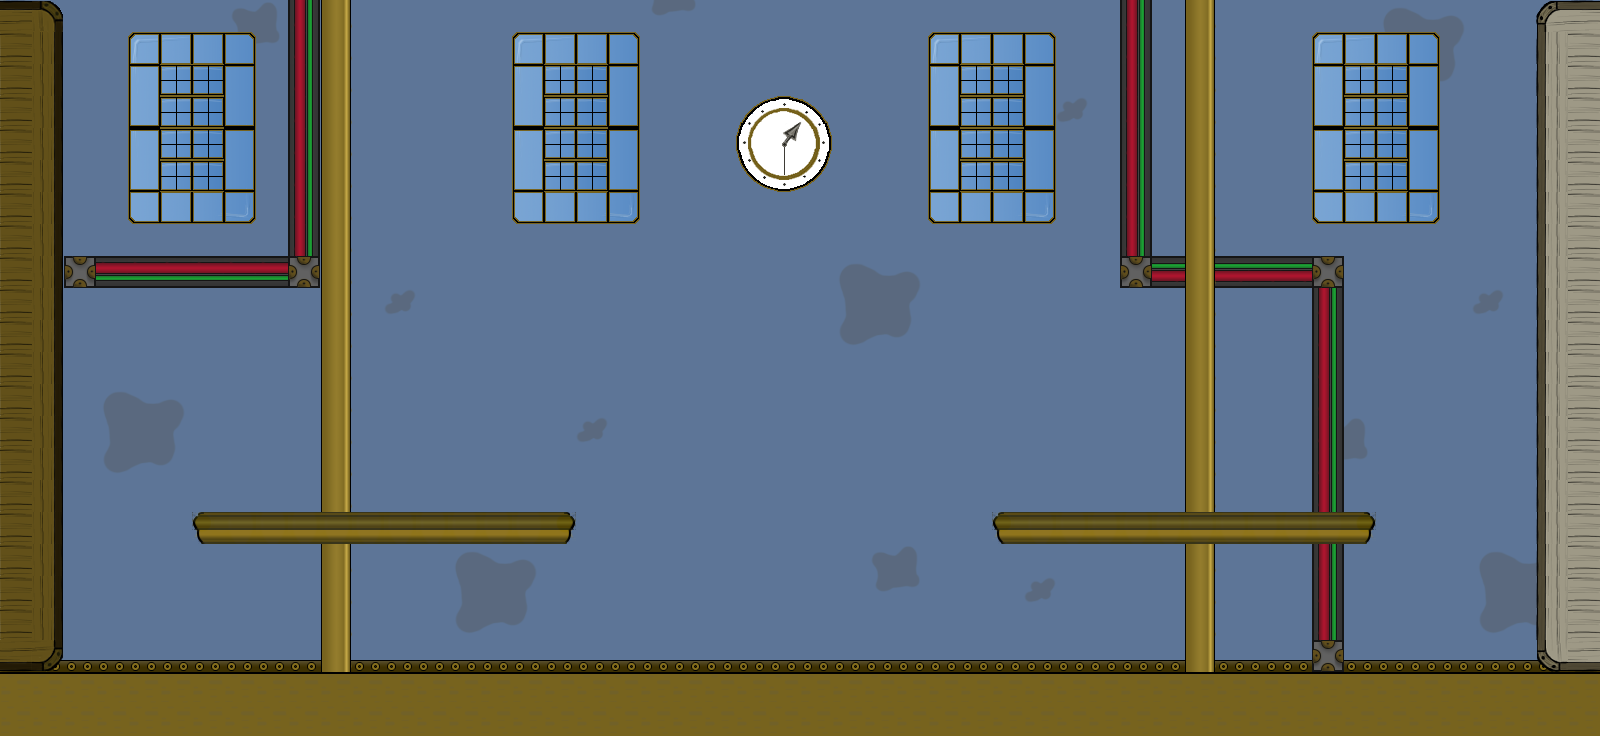

Tiled map render using the project's own tile images. Description and the map definition, with tile-layer contents summarised, below:
An orthogonal 50x23 tile map with 32x32 px tiles, 4 tile layers (Capa de Patrones 1, Capa de patrones 15, Capa de patrones 3, ...), 11 hidden layers not drawn, 10 tilesets and 11 objects.

<map version="1.2" tiledversion="1.2.2" orientation="orthogonal" renderorder="right-down" width="50" height="23" tilewidth="32" tileheight="32" infinite="0" nextlayerid="24" nextobjectid="12">
 <tileset firstgid="1" name="Fondos" tilewidth="32" tileheight="32" tilecount="6" columns="6">
  <image source="../../colorespng.png" width="192" height="32" />
 </tileset>
 <tileset firstgid="7" name="Remaches" tilewidth="32" tileheight="32" tilecount="27" columns="9">
  <image source="../Escenografia/Remaches.png" width="288" height="96" />
 </tileset>
 <tileset firstgid="34" name="Fondos2" tilewidth="32" tileheight="32" tilecount="18" columns="6">
  <image source="../Escenografia/fondos2.png" width="192" height="96" />
 </tileset>
 <tileset firstgid="52" name="Cables" tilewidth="32" tileheight="32" tilecount="7" columns="7">
  <image source="../Escenografia/Cables.png" width="224" height="32" />
 </tileset>
 <tileset firstgid="59" name="Pltaformas" tilewidth="32" tileheight="32" tilecount="3" columns="3">
  <image source="plataforma.png" width="96" height="32" />
 </tileset>
 <tileset firstgid="62" name="Pisos" tilewidth="32" tileheight="32" tilecount="18" columns="6">
  <image source="../Escenografia/pisos.png" width="192" height="96" />
 </tileset>
 <tileset firstgid="80" name="VentanaR" tilewidth="32" tileheight="32" tilecount="4" columns="4">
  <image source="../../ventanaR.png" width="128" height="32" />
 </tileset>
 <tileset firstgid="84" name="VentanaC" tilewidth="32" tileheight="32" tilecount="16" columns="4">
  <image source="../../ventadaC.png" width="128" height="128" />
 </tileset>
 <tileset firstgid="100" name="Tuberias" tilewidth="32" tileheight="32" tilecount="8" columns="8">
  <image source="../Escenografia/tuberias.png" width="256" height="32" />
 </tileset>
 <tileset firstgid="108" name="Reloj1" tilewidth="32" tileheight="32" tilecount="9" columns="3">
  <image source="../../reloj.png" width="96" height="96" />
 </tileset>
 <group id="10" name="Fondo 4" visible="0">
  <layer id="11" name="Capa de patrones 4" width="50" height="23">
   <data>[1150 cells, 1150 non-empty, 7 distinct tile ids]</data>
  </layer>
  <layer id="12" name="Capa de patrones 6" width="50" height="23">
   <data>[1150 cells, 135 non-empty, 21 distinct tile ids]</data>
  </layer>
  <layer id="13" name="Capa de patrones 5" width="50" height="23">
   <data>[1150 cells, 155 non-empty, 37 distinct tile ids]</data>
  </layer>
  <layer id="14" name="Capa de patrones 7" width="50" height="23">
   <data>[1150 cells, 124 non-empty, 5 distinct tile ids]</data>
  </layer>
  <objectgroup id="20" name="Capa de Objetos 1">
   <object id="1" x="224" y="288" width="384" height="32" />
   <object id="2" x="928" y="480" width="384" height="32" />
   <object id="3" x="1472" y="832" />
  </objectgroup>
 </group>
 <group id="15" name="Fondo 3">
  <layer id="16" name="Capa de Patrones 1" width="50" height="23">
   <data>[1150 cells, 1150 non-empty, 4 distinct tile ids]</data>
  </layer>
  <layer id="19" name="Capa de patrones 15" width="50" height="23">
   <data>[1150 cells, 42 non-empty, 15 distinct tile ids]</data>
  </layer>
  <layer id="17" width="50" height="23">
   <data>[1150 cells, 310 non-empty, 49 distinct tile ids]</data>
  </layer>
  <layer id="18" name="Capa de patrones 3" width="50" height="23">
   <data>[1150 cells, 36 non-empty, 9 distinct tile ids]</data>
  </layer>
  <objectgroup id="21" name="Capa de Objetos 2">
   <object id="4" x="192" y="512" width="384" height="32" />
   <object id="5" x="992" y="512" width="384" height="32" />
  </objectgroup>
 </group>
 <group id="5" name="Fondo 2" visible="0">
  <layer id="6" name="Capa de patrones 4" width="50" height="23">
   <data>[1150 cells, 1150 non-empty, 3 distinct tile ids]</data>
  </layer>
  <layer id="8" name="Capa de patrones 6" width="50" height="23">
   <data>[1150 cells, 83 non-empty, 13 distinct tile ids]</data>
  </layer>
  <layer id="7" name="Capa de patrones 5" width="50" height="23">
   <data>[1150 cells, 274 non-empty, 48 distinct tile ids]</data>
  </layer>
  <layer id="9" name="Capa de patrones 7" width="50" height="23">
   <data>[1150 cells, 124 non-empty, 5 distinct tile ids]</data>
  </layer>
  <objectgroup id="22" name="Capa de Objetos 3">
   <object id="6" x="320" y="480" width="384" height="32" />
   <object id="7" x="928" y="320" width="384" height="32" />
  </objectgroup>
 </group>
 <group id="4" name="Fondo 1" visible="0">
  <layer id="1" name="Capa de Patrones 1" width="50" height="23">
   <data>[1150 cells, 1150 non-empty, 4 distinct tile ids]</data>
  </layer>
  <layer id="2" width="50" height="23">
   <data>[1150 cells, 422 non-empty, 78 distinct tile ids]</data>
  </layer>
  <layer id="3" name="Capa de patrones 3" width="50" height="23">
   <data>[1150 cells, 59 non-empty, 15 distinct tile ids]</data>
  </layer>
  <objectgroup id="23" name="Capa de Objetos 4">
   <object id="8" x="192" y="512" width="384" height="32" />
   <object id="9" x="608" y="352" width="384" height="32" />
   <object id="10" x="1056" y="512" width="384" height="32" />
   <object id="11" x="1504" y="896" />
  </objectgroup>
 </group>
</map>
